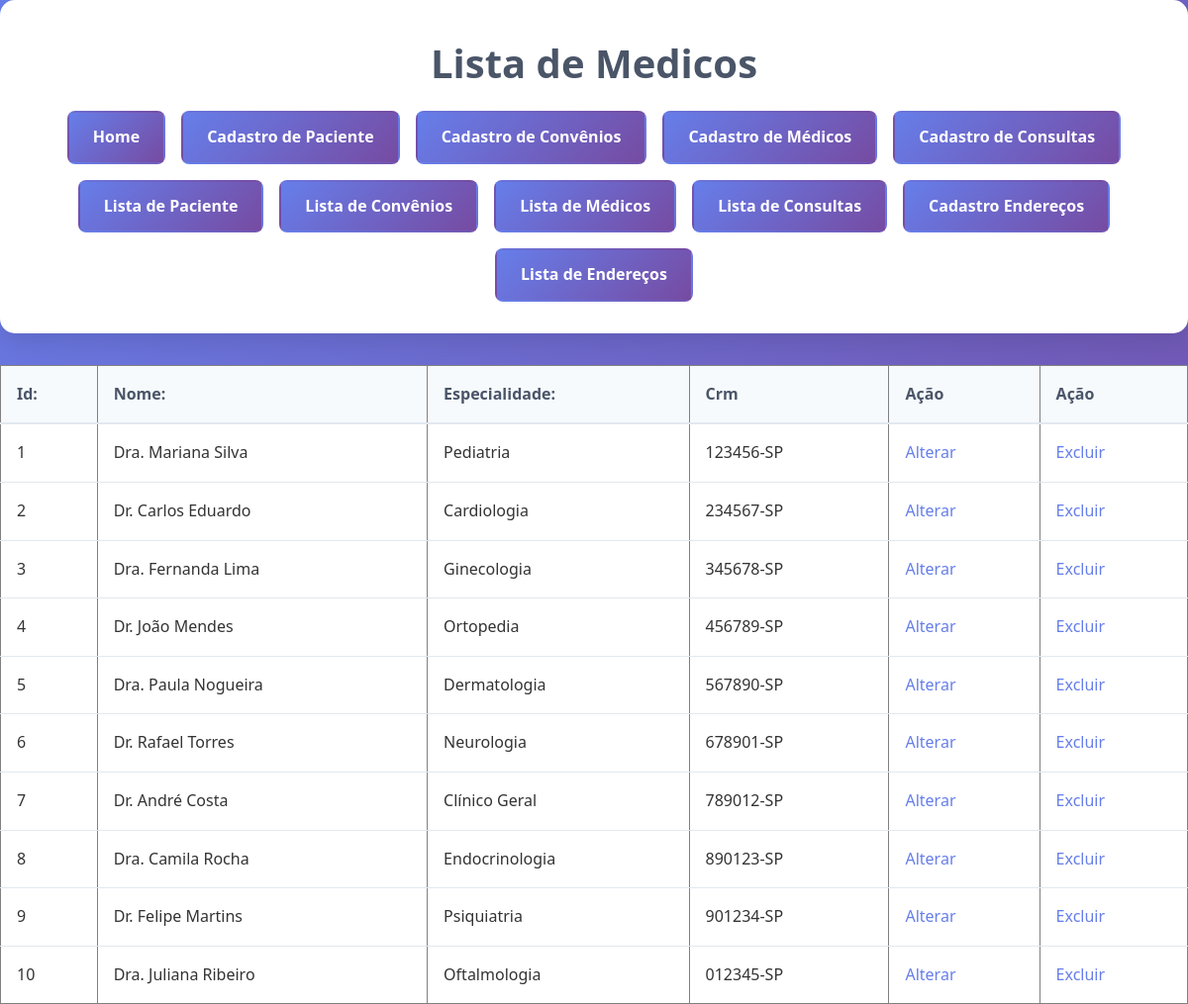
The page /frontend/lista_medicos.php on the database its author committed.
### tables this page shows
CREATE TABLE medico (
  id INT NOT NULL AUTO_INCREMENT PRIMARY KEY,
  nome VARCHAR(45) NOT NULL,
  especialidade VARCHAR(30) NOT NULL,
  crm VARCHAR(20) NOT NULL
);

### Conexao.php (called while the page is built)
<?php
class Conexao{
    public static function getInstance(){
        $db_dbhost = "localhost";
        $db_name = "gestaodb";
        $db_user = "root";
        $db_pass = "";
        try{
        $pdo =new PDO("mysql:host={$db_dbhost};dbname={$db_name};",$db_user,$db_pass);
        $pdo->setAttribute(PDO::ATTR_ERRMODE, PDO::ERRMODE_EXCEPTION);
        $pdo->setAttribute(PDO::ATTR_DEFAULT_FETCH_MODE, PDO::FETCH_ASSOC);
         return $pdo;
        }catch(PDOException $e){
        die("Erro de conexão com o banco".$e->getMessage());
        }
    }
}
?>

### backend/DAO/MedicoDAO.php (called while the page is built, shortened)
<?php
require_once '../Conexao.php';
require_once '../backend/Model/Medico.php';
class MedicoDAO{
 private $bd;
 public function __construct()
 {
    $this-> bd = Conexao::getInstance();
 }
 public function getAll(){
    $sql="SELECT * FROM medico";
    $medicos=[];
    $stmt= $this->bd->query($sql);
    while($row =$stmt->fetch(PDO::FETCH_ASSOC)){
$medicos[] = new Medicos($row['id'],$row['nome'],$row['especialidade'],$row['crm']);
    }
   return $medicos;
 }
}
?>

### backend/Model/Medico.php (called while the page is built, shortened)
<?php
class Medicos
{
    private ?int $id;
    private string $nome;
    private string $especialidade;
    private string $crm;
    public function __construct(?int $id, $nome, $especialidade, $crm)
    {
        $this->id = $id;
        $this->nome = $nome;
        $this->especialidade = $especialidade;
        $this->crm = $crm;
    }
    public function getId(){
        return $this->id;
    }
      public function getNome(){
        return $this->nome;
    }
      public function getEspecialidade(){
        return $this->especialidade;
    }
      public function getCrm(){
        return $this->crm;
    }
}

### frontend/lista_medicos.php (the view, shortened to what this page needs)
<?php
require_once '../backend/DAO/MedicoDAO.php';
$dao = new MedicoDAO();
$medicos = $dao->getAll();
?>
<!DOCTYPE html>
<html lang="pt-br">
<head>
    <link rel="stylesheet" href="../css/style.css">
</head>
<body>
       <header>
  <h1>Lista de Medicos</h1>
  <nav>
    <ul>
        <li><a href="../index.php">Home</a></li>
        <li><a href="form_consultas.php">Cadastro de Paciente</a></li>
        <li><a href="form_convenio.php">Cadastro de Convênios</a></li>
        <li><a href="form_medicos.php">Cadastro de Médicos</a></li>
        <li><a href="form_consultas.php">Cadastro de Consultas</a></a></li>
        <li><a href="lista_paciente.php">Lista de Paciente</a></li>
        <li><a href="lista_convenio.php">Lista de Convênios</a></li>
        <li><a href="lista_medicos.php">Lista de Médicos</a></li>
        <li><a href="lista_consultas.php">Lista de Consultas</a></li>
        <li><a href="form_endereco.php">Cadastro Endereços</a></li>
        <li><a href="lista_endereco.php">Lista de Endereços</a></li>
    </ul>
  </nav>
    </header>
    <table border="1">
        <tr>
            <th>Id:</th>
            <th>Nome:</th>
            <th>Especialidade:</th>
            <th>Crm</th>
            <th>Ação</th>
             <th>Ação</th>
        </tr>
    <?php foreach ($medicos as $medico): ?>
        <tr>
            <td><?= $medico->getId() ?></td>
            <td><?= $medico->getNome() ?></td>
            <td><?= $medico->getEspecialidade() ?></td>
            <td><?= $medico->getCrm() ?></td>
            <td><a href="form_medicos.php?id=<?=$medico->getId()?>">Alterar</a></td>
            <td><a href="../backend/excluirMdicos.php?id=<?=$medico->getId()?>">Excluir</a></td>
        </tr>
    <?php endforeach; ?>
     </table>
</body>
</html>

### css/style.css (style rules this page uses)
* { margin: 0; padding: 0; box-sizing: border-box; }
body { font-family: 'Segoe UI', Tahoma, Geneva, Verdana, sans-serif; background: linear-gradient(135deg, #667eea 0%, #764ba2 100%); min-height: 100vh; color: #333; line-height: 1.6; }
header { background: white; padding: 2rem; border-radius: 15px; box-shadow: 0 10px 25px rgba(0,0,0,0.1); margin-bottom: 2rem; }
header h1 { color: #4a5568; font-size: 2.5rem; margin-bottom: 1rem; text-align: center; }
nav { margin-top: 1rem; }
nav ul { list-style: none; display: flex; flex-wrap: wrap; gap: 1rem; justify-content: center; }
nav ul li { margin: 0; }
ul { list-style-type: none; padding-left: 0; }
nav a { display: inline-block; padding: 0.75rem 1.5rem; background: linear-gradient(135deg, #667eea, #764ba2); color: white; text-decoration: none; border-radius: 8px; font-weight: 600; transition: all 0.3s ease; border: 2px solid transparent; }
table { width: 100%; border-collapse: collapse; background: white; }
th, td { padding: 1rem; text-align: left; border-bottom: 1px solid #e2e8f0; }
th { background: #f7fafc; font-weight: 600; color: #4a5568; border-bottom: 2px solid #e2e8f0; }
tr:last-child td { border-bottom: none; }
a { color: #667eea; text-decoration: none; transition: color 0.3s ease; }
h1, h2, h3 { color: #4a5568; margin-bottom: 1rem; }
h1 { font-size: 2.5rem; }

### rows shown on the page
medico: id "1", nome "Dra. Mariana Silva", especialidade "Pediatria", crm "123456-SP"
medico: id "2", nome "Dr. Carlos Eduardo", especialidade "Cardiologia", crm "234567-SP"
medico: id "3", nome "Dra. Fernanda Lima", especialidade "Ginecologia", crm "345678-SP"
medico: id "4", nome "Dr. João Mendes", especialidade "Ortopedia", crm "456789-SP"
medico: id "5", nome "Dra. Paula Nogueira", especialidade "Dermatologia", crm "567890-SP"
medico: id "6", nome "Dr. Rafael Torres", especialidade "Neurologia", crm "678901-SP"
medico: id "7", nome "Dr. André Costa", especialidade "Clínico Geral", crm "789012-SP"
medico: id "8", nome "Dra. Camila Rocha", especialidade "Endocrinologia", crm "890123-SP"
medico: id "9", nome "Dr. Felipe Martins", especialidade "Psiquiatria", crm "901234-SP"
medico: id "10", nome "Dra. Juliana Ribeiro", especialidade "Oftalmologia", crm "012345-SP"
